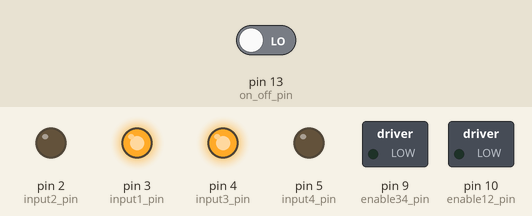
Simulated run of this sketch. Board: Arduino Uno, built with avr-gcc and run on an emulated ATmega328P. Shown: switched loads named in the sketch (green lamp = pin HIGH), output pins drawn as LEDs (lit = HIGH). The inputs (shaded band) are chosen by the test bench; at power-on: pin 13 (on_off_pin) LOW.

Above: at 1.2 s.
1.3 s: pin 13 (on_off_pin) driven HIGH
At 2.3 s:
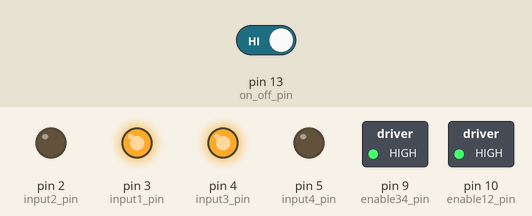
Timing chart, 0 to 4.3 s (numbered marks = the images above; inputs shaded):
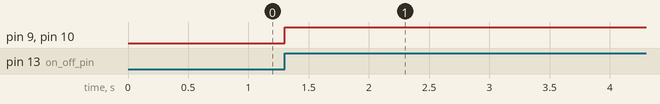

Measured:
- after the input at 1.3 s, pin 9 (enable34_pin), pin 10 (enable12_pin): LOW → HIGH at once

The sketch:

car_motor_testing.ino
```cpp
const int on_off_pin = 13;
const int enable12_pin = 10;
const int enable34_pin = 9;
const int input1_pin = 3;
const int input2_pin = 2;
const int input3_pin = 4;
const int input4_pin = 5;

int prev_on_off_state = LOW;
boolean isOn = false;

void setup() {
  // put your setup code here, to run once:
  pinMode(on_off_pin, INPUT);
  pinMode(enable12_pin, OUTPUT);
  pinMode(enable34_pin, OUTPUT);
  pinMode(input1_pin, OUTPUT);
  pinMode(input2_pin, OUTPUT);
  pinMode(input3_pin, OUTPUT);
  pinMode(input4_pin, OUTPUT);

  //analogWrite(enable12_pin, 150);
  digitalWrite(input1_pin, HIGH);
  digitalWrite(input2_pin, LOW);
  //analogWrite(enable34_pin, 150);
  digitalWrite(input3_pin, HIGH);
  digitalWrite(input4_pin, LOW);

}

void loop() {
  // put your main code here, to run repeatedly:
  int on_off_state = digitalRead(on_off_pin);
  if (on_off_state != prev_on_off_state && on_off_state == HIGH){
    isOn = !isOn;
    if (isOn){
      analogWrite(enable12_pin, 255);
      analogWrite(enable34_pin, 255);
    }
    else{
      analogWrite(enable12_pin, 0);
      analogWrite(enable34_pin, 0);
    }
  }
  prev_on_off_state = on_off_state;
}
```
